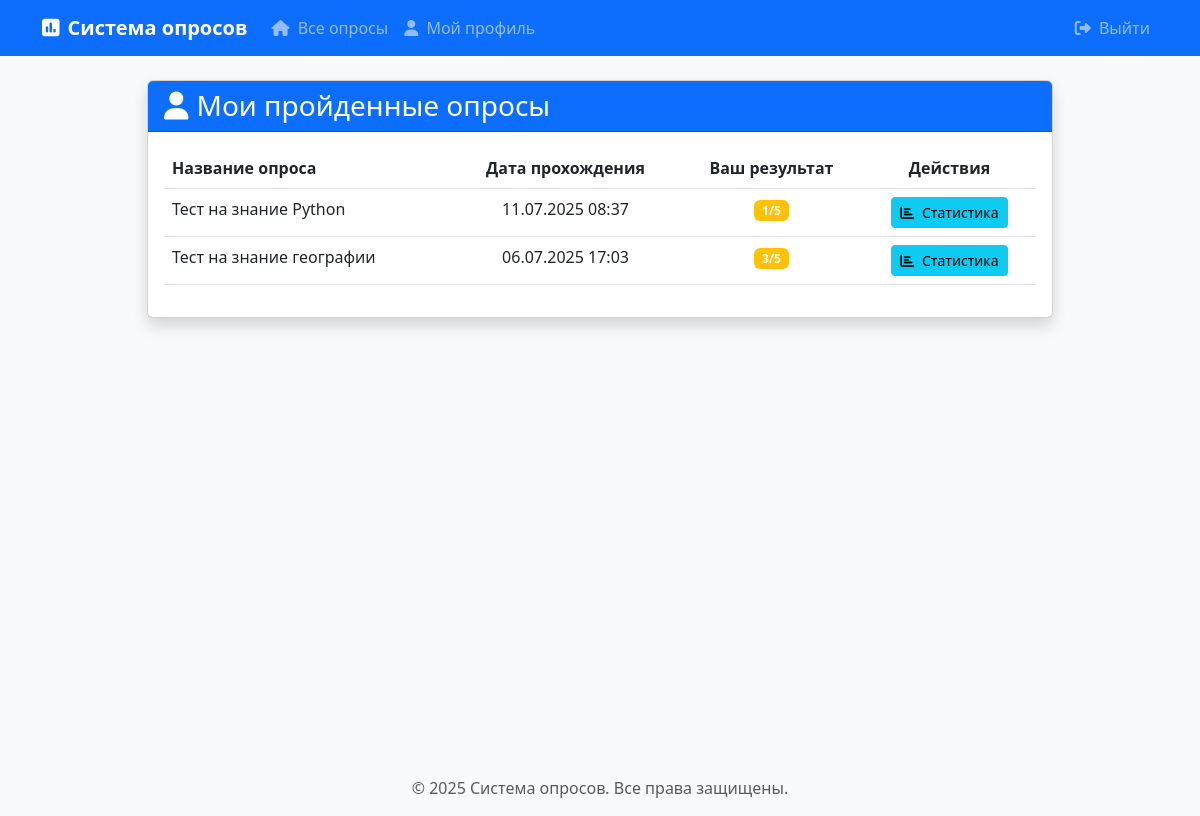
/profile/ (signed in), run on the app's committed database.
### polls/models.py (models this page shows, shortened)
class Survey(models.Model):
    title = models.CharField(max_length=200)
    description = models.TextField(blank=True)
    start_date = models.DateTimeField(auto_now_add=True)
    end_date = models.DateTimeField(null=True, blank=True)
    is_active = models.BooleanField(default=True)

### polls/views.py (the view)
# urls.py: path('profile/', UserProfileView.as_view(), name='profile'),
class UserProfileView(LoginRequiredMixin, TemplateView):
    template_name = 'polls/profile.html'
    def get_context_data(self, **kwargs):
        context = super().get_context_data(**kwargs)
        user = self.request.user
        surveys = Survey.objects.filter(
            responses__user=user
        ).annotate(
            last_response_date=Max('responses__created_at')
        ).order_by('-last_response_date')
        surveys_with_stats = []
        for survey in surveys:
            responses = survey.responses.filter(user=user).prefetch_related(
                'selected_choices', 'question'
            )
            correct_answers = sum(1 for r in responses if r.is_correct())
            total_questions = survey.questions.count()
            surveys_with_stats.append({
                'survey': survey,
                'last_response_date': survey.last_response_date,
                'correct_answers': correct_answers,
                'total_questions': total_questions
            })
        context['surveys_with_stats'] = surveys_with_stats
        return context

### polls/models.py (called while the page is built)
    def is_correct(self):
        if self.question.question_type == Question.TEXT:
            return (self.text_answer or '').lower() == (self.question.correct_answer_text or '').lower()
        elif self.question.question_type == Question.SINGLE:
            selected = self.selected_choices.first()
            return selected and selected.is_correct
        elif self.question.question_type == Question.MULTIPLE:
            correct_choices = set(self.question.choices.filter(is_correct=True).values_list('id', flat=True))
            selected_ids = set(self.selected_choices.values_list('id', flat=True))
            return correct_choices == selected_ids
        return False

### polls/templates/polls/profile.html (shortened to what this page needs)
{% extends "polls/base.html" %}
{% block content %}
<div class="container">
    <div class="row justify-content-center">
        <div class="col-lg-10">
            <div class="card shadow mb-4">
                <div class="card-header bg-primary text-white">
                    <h3 class="mb-0">
                        <i class="fas fa-user me-2"></i>Мои пройденные опросы
                    </h3>
                </div>
                <div class="card-body">
                    {% if surveys_with_stats %}
                    <div class="table-responsive">
                        <table class="table table-hover">
                            <thead>
                                <tr>
                                    <th>Название опроса</th>
                                    <th class="text-center">Дата прохождения</th>
                                    <th class="text-center">Ваш результат</th>
                                    <th class="text-center">Действия</th>
                                </tr>
                            </thead>
                            <tbody>
                                {% for survey_data in surveys_with_stats %}
                                <tr>
                                    <td>{{ survey_data.survey.title }}</td>
                                    <td class="text-center">{{ survey_data.last_response_date|date:"d.m.Y H:i" }}</td>
                                    <td class="text-center">
                                        <span class="badge bg-{% if survey_data.correct_answers == survey_data.total_questions %}success{% else %}warning{% endif %}">
                                            {{ survey_data.correct_answers }}/{{ survey_data.total_questions }}
                                        </span>
                                    </td>
                                    <td class="text-center">
                                        <a href="{% url 'survey_results' survey_data.survey.id %}" class="btn btn-sm btn-info">
                                            <i class="fas fa-chart-bar me-1"></i> Статистика
                                        </a>
                                    </td>
                                </tr>
                                {% endfor %}
                            </tbody>
                        </table>
                    </div>
                    {% else %}
                    <div class="alert alert-info">
                        Вы еще не прошли ни одного опроса.
                    </div>
                    {% endif %}
                </div>
            </div>
        </div>
    </div>
</div>
{% endblock %}

### polls/templates/polls/base.html (style rules this page uses)
body { padding-top: 56px; background-color: #f8f9fa; }

### data on the page
Survey: survey "Тест на знание Python", last_response_date "11.07.2025 08:37", correct_answers "1", total_questions "5"
Survey: survey "Тест на знание географии", last_response_date "06.07.2025 17:03", correct_answers "3", total_questions "5"
